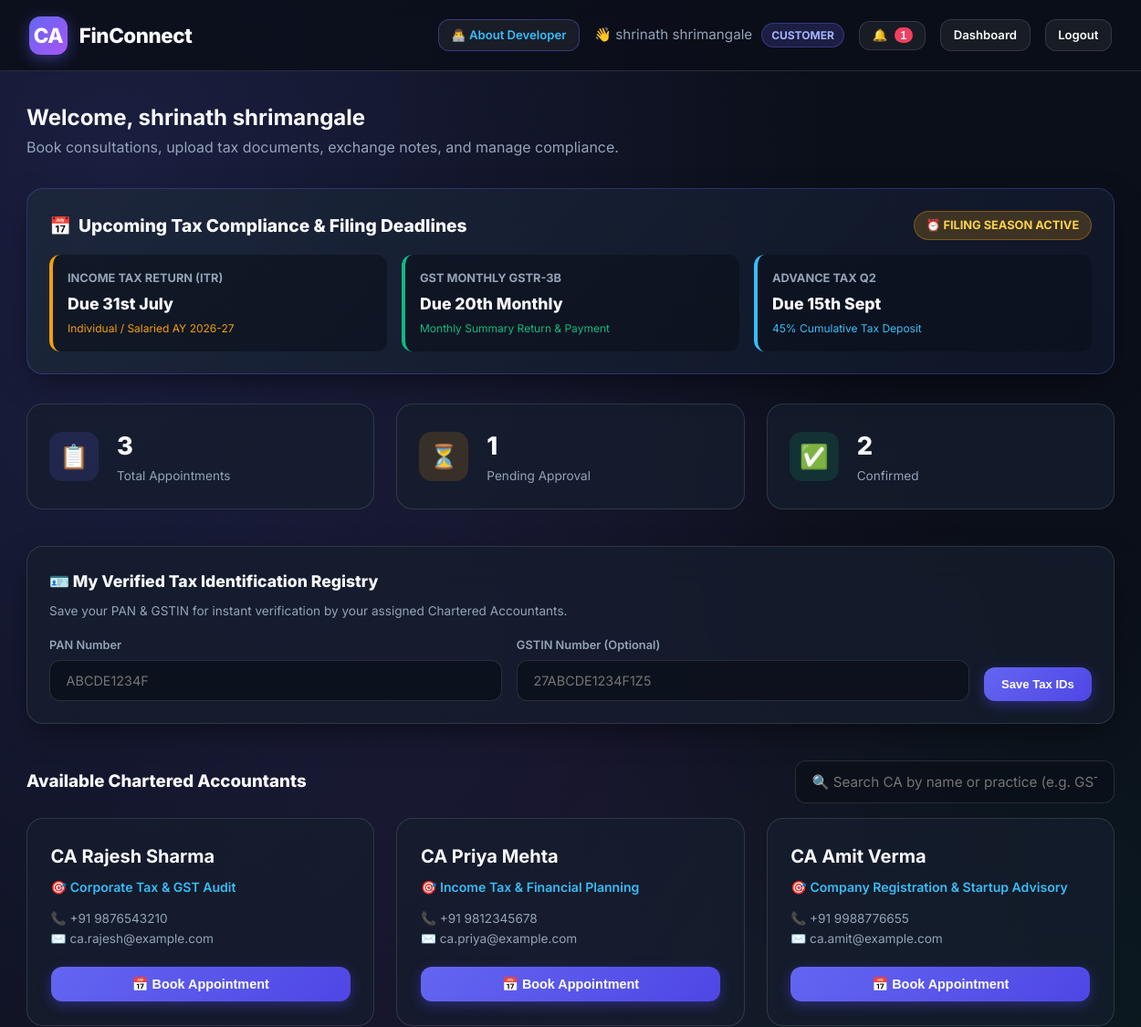
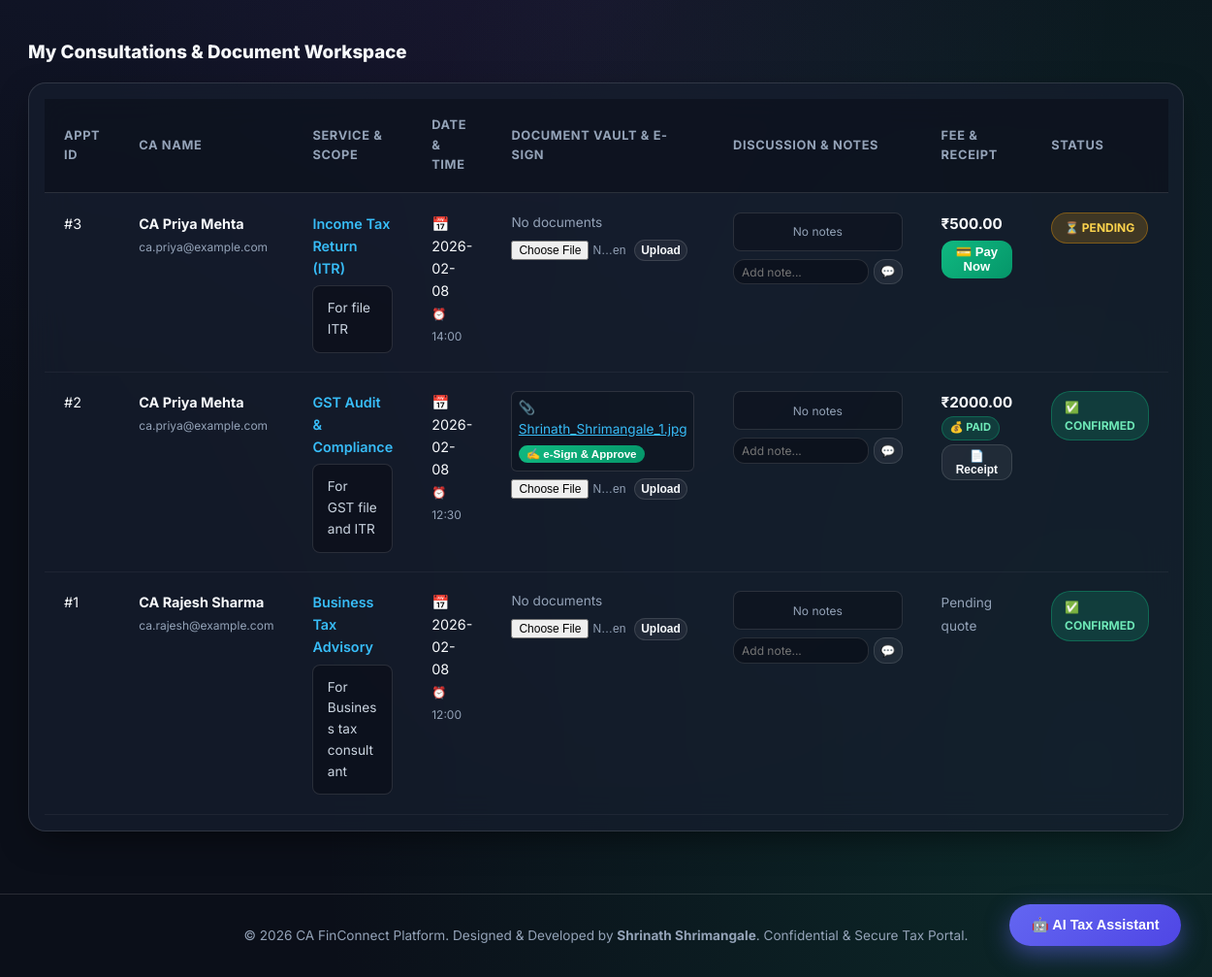
The app's page /dashboard (signed in) with its own data (2 pictures, top to bottom).
### tables this page shows
CREATE TABLE users (
    id INTEGER PRIMARY KEY AUTOINCREMENT,
    name TEXT NOT NULL,
    email TEXT UNIQUE NOT NULL,
    password_hash TEXT NOT NULL,
    role TEXT NOT NULL CHECK(role IN ('customer', 'ca')),
    phone TEXT,
    specialization TEXT, -- Only for CA
    created_at TIMESTAMP DEFAULT CURRENT_TIMESTAMP
, pan_number TEXT, gstin_number TEXT);

CREATE TABLE appointments (
    id INTEGER PRIMARY KEY AUTOINCREMENT,
    customer_id INTEGER NOT NULL,
    ca_id INTEGER NOT NULL,
    service_type TEXT NOT NULL,
    work_details TEXT NOT NULL,
    appointment_date TEXT NOT NULL,
    appointment_time TEXT NOT NULL,
    status TEXT NOT NULL DEFAULT 'Pending' CHECK(status IN ('Pending', 'Confirmed', 'Rejected', 'Completed')),
    created_at TIMESTAMP DEFAULT CURRENT_TIMESTAMP, fee_amount REAL DEFAULT 0.0, payment_status TEXT DEFAULT 'Unpaid',
    FOREIGN KEY (customer_id) REFERENCES users (id) ON DELETE CASCADE,
    FOREIGN KEY (ca_id) REFERENCES users (id) ON DELETE CASCADE
);

CREATE TABLE appointment_documents (
    id INTEGER PRIMARY KEY AUTOINCREMENT,
    appointment_id INTEGER NOT NULL,
    filename TEXT NOT NULL,
    filepath TEXT NOT NULL,
    uploaded_by INTEGER NOT NULL,
    uploaded_at TIMESTAMP DEFAULT CURRENT_TIMESTAMP, is_approved INTEGER DEFAULT 0, approved_at TIMESTAMP,
    FOREIGN KEY (appointment_id) REFERENCES appointments (id) ON DELETE CASCADE,
    FOREIGN KEY (uploaded_by) REFERENCES users (id) ON DELETE CASCADE
);

### app.py (the view, shortened to what this page needs)
@app.route('/dashboard')
def dashboard():
    if 'user_id' not in session:
        return redirect(url_for('login'))
    conn = get_db_connection()
    cursor = conn.cursor()
    if session['user_role'] == 'customer':
        cursor.execute("SELECT id, name, email, phone, specialization FROM users WHERE role = 'ca'")
        cas = cursor.fetchall()
        cursor.execute("""
            SELECT a.*, u.name as ca_name, u.email as ca_email
            FROM appointments a
            JOIN users u ON a.ca_id = u.id
            WHERE a.customer_id = ?
            ORDER BY a.created_at DESC
        """, (session['user_id'],))
        appointments = [dict(row) for row in cursor.fetchall()]
        for appt in appointments:
            cursor.execute("SELECT * FROM appointment_documents WHERE appointment_id = ?", (appt['id'],))
            appt['documents'] = cursor.fetchall()
            cursor.execute("SELECT * FROM appointment_notes WHERE appointment_id = ? ORDER BY created_at ASC", (appt['id'],))
            appt['notes'] = cursor.fetchall()
        conn.close()
        return render_template('customer_dashboard.html', cas=cas, appointments=appointments)
    conn.close()
    return redirect(url_for('login'))

### templates/customer_dashboard.html (shortened to what this page needs)
{% extends "base.html" %}
{% block content %}
<div class="dashboard-header">
    <div>
        <h2>Welcome, {{ session.user_name }}</h2>
        <p style="color: var(--text-secondary);">Book consultations, upload tax documents, exchange notes, and manage compliance.</p>
    </div>
</div>
<div class="glass-card" style="background: linear-gradient(135deg, rgba(30, 41, 59, 0.8), rgba(15, 23, 42, 0.9)); border: 1px solid rgba(99, 102, 241, 0.3); padding: 1.5rem; margin-bottom: 2rem;">
    <div style="display: flex; justify-content: space-between; align-items: center; flex-wrap: wrap; gap: 1rem; margin-bottom: 1rem;">
        <h3 style="font-weight: 800; display: flex; align-items: center; gap: 0.5rem; font-size: 1.2rem;">
            <span>📅</span> Upcoming Tax Compliance & Filing Deadlines
        </h3>
        <span class="status-badge status-pending" style="font-size: 0.8rem; padding: 0.3rem 0.8rem;">⏰ Filing Season Active</span>
    </div>
    <div style="display: grid; grid-template-columns: repeat(auto-fit, minmax(220px, 1fr)); gap: 1rem;">
        <div style="background: rgba(11, 15, 25, 0.6); padding: 1rem; border-radius: var(--radius-md); border-left: 4px solid var(--accent-amber);">
            <div style="font-size: 0.8rem; color: var(--text-secondary); font-weight: 700;">INCOME TAX RETURN (ITR)</div>
            <div style="font-weight: 800; font-size: 1.1rem; margin: 0.2rem 0;">Due 31st July</div>
            <div style="font-size: 0.75rem; color: var(--accent-amber);">Individual / Salaried AY 2026-27</div>
        </div>
        <div style="background: rgba(11, 15, 25, 0.6); padding: 1rem; border-radius: var(--radius-md); border-left: 4px solid var(--accent-emerald);">
            <div style="font-size: 0.8rem; color: var(--text-secondary); font-weight: 700;">GST MONTHLY GSTR-3B</div>
            <div style="font-weight: 800; font-size: 1.1rem; margin: 0.2rem 0;">Due 20th Monthly</div>
            <div style="font-size: 0.75rem; color: var(--accent-emerald);">Monthly Summary Return & Payment</div>
        </div>
        <div style="background: rgba(11, 15, 25, 0.6); padding: 1rem; border-radius: var(--radius-md); border-left: 4px solid var(--accent-blue);">
            <div style="font-size: 0.8rem; color: var(--text-secondary); font-weight: 700;">ADVANCE TAX Q2</div>
            <div style="font-weight: 800; font-size: 1.1rem; margin: 0.2rem 0;">Due 15th Sept</div>
            <div style="font-size: 0.75rem; color: var(--accent-blue);">45% Cumulative Tax Deposit</div>
        </div>
    </div>
</div>
<div class="stats-grid">
    <div class="stat-card">
        <div class="stat-icon total">📋</div>
        <div class="stat-info">
            <h3>{{ appointments|length }}</h3>
            <p>Total Appointments</p>
        </div>
    </div>
    <div class="stat-card">
        <div class="stat-icon pending">⏳</div>
        <div class="stat-info">
            <h3>{{ appointments | selectattr('status', 'equalto', 'Pending') | list | length }}</h3>
            <p>Pending Approval</p>
        </div>
    </div>
    <div class="stat-card">
        <div class="stat-icon confirmed">✅</div>
        <div class="stat-info">
            <h3>{{ appointments | selectattr('status', 'equalto', 'Confirmed') | list | length }}</h3>
            <p>Confirmed</p>
        </div>
    </div>
</div>
<div class="glass-card" style="padding: 1.5rem; margin-bottom: 2.5rem;">
    <h3 style="font-weight: 800; margin-bottom: 0.5rem; font-size: 1.1rem;">🪪 My Verified Tax Identification Registry</h3>
    <p style="color: var(--text-secondary); font-size: 0.85rem; margin-bottom: 1rem;">Save your PAN & GSTIN for instant verification by your assigned Chartered Accountants.</p>
    <form action="{{ url_for('update_tax_info') }}" method="POST" style="display: flex; gap: 1rem; flex-wrap: wrap; align-items: flex-end;">
        <div style="flex: 1; min-width: 200px;">
            <label style="font-size: 0.8rem; font-weight: 600; color: var(--text-secondary); display: block; margin-bottom: 0.4rem;">PAN Number</label>
            <input type="text" name="pan_number" class="form-control" placeholder="ABCDE1234F" value="{{ current_user_info.pan_number or '' }}" style="font-size: 0.9rem; text-transform: uppercase;">
        </div>
        <div style="flex: 1; min-width: 200px;">
            <label style="font-size: 0.8rem; font-weight: 600; color: var(--text-secondary); display: block; margin-bottom: 0.4rem;">GSTIN Number (Optional)</label>
            <input type="text" name="gstin_number" class="form-control" placeholder="27ABCDE1234F1Z5" value="{{ current_user_info.gstin_number or '' }}" style="font-size: 0.9rem; text-transform: uppercase;">
        </div>
        <button type="submit" class="btn btn-primary btn-sm" style="padding: 0.7rem 1.2rem;">Save Tax IDs</button>
    </form>
</div>
<div style="display: flex; justify-content: space-between; align-items: center; margin-bottom: 1rem; flex-wrap: wrap; gap: 1rem;">
    <h3 style="font-weight: 800;">Available Chartered Accountants</h3>
    <div class="search-input-group" style="max-width: 350px;">
        <input type="text" id="caSearchInput" class="form-control" placeholder="🔍 Search CA by name or practice (e.g. GST, Tax)..." onkeyup="filterCAs()">
    </div>
</div>
<div class="ca-grid" id="caGrid">
    {% for ca in cas %}
    <div class="ca-card">
        <div class="ca-info">
            <h3>{{ ca.name }}</h3>
            <div class="ca-spec">🎯 {{ ca.specialization or 'General Practice & Accounting' }}</div>
            <div class="ca-contact">📞 {{ ca.phone or 'Contact details on booking' }} <br> ✉️ {{ ca.email }}</div>
        </div>
        <button class="btn btn-primary btn-book-ca" data-ca-id="{{ ca.id }}" data-ca-name="{{ ca.name }}">
            📅 Book Appointment
        </button>
    </div>
    {% else %}
    <p style="color: var(--text-secondary);">No Chartered Accountants registered yet.</p>
    {% endfor %}
</div>
<h3 style="margin-bottom: 1rem; font-weight: 800;">My Consultations & Document Workspace</h3>
<div class="glass-card table-responsive" style="padding: 1rem;">
    <table class="data-table">
        <thead>
            <tr>
                <th>Appt ID</th>
                <th>CA Name</th>
                <th>Service & Scope</th>
                <th>Date & Time</th>
                <th>Document Vault & e-Sign</th>
                <th>Discussion & Notes</th>
                <th>Fee & Receipt</th>
                <th>Status</th>
            </tr>
        </thead>
        <tbody>
            {% for appt in appointments %}
            <tr>
                <td>#{{ appt.id }}</td>
                <td><strong>{{ appt.ca_name }}</strong><br><small style="color: var(--text-secondary);">{{ appt.ca_email }}</small></td>
                <td>
                    <span style="color: var(--accent-blue); font-weight: 600;">{{ appt.service_type }}</span>
                    <div class="work-details-box" style="margin-top: 0.4rem;">{{ appt.work_details }}</div>
                </td>
                <td>📅 {{ appt.appointment_date }}<br><small style="color: var(--text-secondary);">⏰ {{ appt.appointment_time }}</small></td>
                <td>
                    <div style="font-size: 0.85rem; margin-bottom: 0.4rem;">
                        {% for doc in appt.documents %}
                            <div style="margin-bottom: 0.4rem; background: rgba(11, 15, 25, 0.4); padding: 0.4rem; border-radius: 6px; border: 1px solid var(--border-color);">
                                📎 <a href="{{ url_for('download_document', doc_id=doc.id) }}" style="color: var(--accent-blue); text-decoration: underline;">{{ doc.filename }}</a>
                                {% if doc.is_approved %}
                                    <div style="color: var(--accent-emerald); font-size: 0.72rem; font-weight: 700; margin-top: 0.2rem;">✍️ Verified & Approved</div>
                                {% else %}
                                    <br><button onclick="approveDocument({{ doc.id }})" class="btn btn-success btn-sm" style="margin-top: 0.3rem; padding: 0.15rem 0.5rem; font-size: 0.72rem;">✍️ e-Sign & Approve</button>
                                {% endif %}
                            </div>
                        {% else %}
                            <span style="color: var(--text-secondary);">No documents</span>
                        {% endfor %}
                    </div>
                    <form action="{{ url_for('upload_document', appointment_id=appt.id) }}" method="POST" enctype="multipart/form-data" style="display: flex; gap: 0.4rem; align-items: center; margin-top: 0.4rem;">
                        <input type="file" name="document" style="font-size: 0.75rem; width: 120px; color: var(--text-secondary);" required>
                        <button type="submit" class="btn btn-secondary btn-sm" style="padding: 0.2rem 0.4rem; font-size: 0.75rem;">Upload</button>
                    </form>
                </td>
                <td>
                    <div class="notes-box" style="max-width: 200px;">
                        {% for n in appt.notes %}
                            <div class="note-bubble"><strong>{{ n.sender_name }}:</strong> {{ n.note }}</div>
                        {% else %}
                            <div style="color: var(--text-secondary); font-size: 0.75rem; text-align: center;">No notes</div>
                        {% endfor %}
                    </div>
                    <div style="display: flex; gap: 0.3rem;">
                        <input type="text" id="noteInput_{{ appt.id }}" class="form-control" placeholder="Add note..." style="font-size: 0.75rem; padding: 0.3rem 0.5rem; width: 140px;">
                        <button onclick="sendAppointmentNote({{ appt.id }})" class="btn btn-secondary btn-sm" style="padding: 0.2rem 0.4rem; font-size: 0.75rem;">💬</button>
                    </div>
                </td>
                <td>
                    {% if appt.fee_amount > 0 %}
                        <div style="font-weight: 700; font-size: 0.95rem;">₹{{ "%.2f"|format(appt.fee_amount) }}</div>
                        {% if appt.payment_status == 'Paid' %}
                            <span class="status-badge status-confirmed" style="font-size: 0.7rem; padding: 0.15rem 0.5rem;">💰 Paid</span>
                            <br><button onclick="viewReceipt({{ appt.id }}, '{{ appt.ca_name }}', '{{ session.user_name }}', '{{ appt.service_type }}', {{ appt.fee_amount }})" class="btn btn-secondary btn-sm" style="margin-top: 0.3rem; padding: 0.2rem 0.4rem; font-size: 0.75rem;">📄 Receipt</button>
                        {% else %}
                            <button onclick="openPayModal({{ appt.id }}, '{{ appt.service_type }}', {{ appt.fee_amount }})" class="btn btn-success btn-sm" style="margin-top: 0.3rem; padding: 0.3rem 0.6rem;">
                                💳 Pay Now
                            </button>
                        {% endif %}
                    {% else %}
                        <span style="color: var(--text-secondary); font-size: 0.85rem;">Pending quote</span>
                    {% endif %}
                </td>
                <td>
                    {% if appt.status == 'Pending' %}
                        <span class="status-badge status-pending">⏳ Pending</span>
                    {% elif appt.status == 'Confirmed' %}
                        <span class="status-badge status-confirmed">✅ Confirmed</span>
                    {% elif appt.status == 'Completed' %}
                        <span class="status-badge status-completed">🎉 Completed</span>
                    {% else %}
                        <span class="status-badge status-rejected">❌ Rejected</span>
                    {% endif %}
                </td>
            </tr>
            {% else %}
            <tr>
                <td colspan="8" style="text-align: center; color: var(--text-secondary); padding: 2rem;">
                    You have no appointment bookings yet. Select a CA above to schedule one!
                </td>
            </tr>
            {% endfor %}
        </tbody>
    </table>
</div>
{% endblock %}

### records on screen
users: name "CA Rajesh Sharma", specialization "Corporate Tax & GST Audit", phone "+91 9876543210", email "ca.rajesh@example.com"
users: name "CA Priya Mehta", specialization "Income Tax & Financial Planning", phone "+91 9812345678", email "ca.priya@example.com"
users: name "CA Amit Verma", specialization "Company Registration & Startup Advisory", phone "+91 9988776655", email "ca.amit@example.com"
appointments: id "3", ca_name "CA Priya Mehta", ca_email "ca.priya@example.com", service_type "Income Tax Return (ITR)", work_details "For file ITR", appointment_date "2026-02-08", appointment_time "14:00", fee_amount "500.00", status "⏳ PENDING"
appointments: id "2", ca_name "CA Priya Mehta", ca_email "ca.priya@example.com", service_type "GST Audit & Compliance", work_details "For GST file and ITR", appointment_date "2026-02-08", appointment_time "12:30", fee_amount "2000.00", status "✅ CONFIRMED"
appointment_documents: filename "Shrinath_Shrimangale_1.jpg"
appointments: id "1", ca_name "CA Rajesh Sharma", ca_email "ca.rajesh@example.com", service_type "Business Tax Advisory", work_details "For Business tax consultant", appointment_date "2026-02-08", appointment_time "12:00", fee_amount "Pending quote", status "✅ CONFIRMED"

### other values on screen
{{ session.user_name }} "shrinath shrimangale"
{{ session.user_role }} "CUSTOMER"
{{ unread_count }} "1"
{{ appointments|length }} "3"
